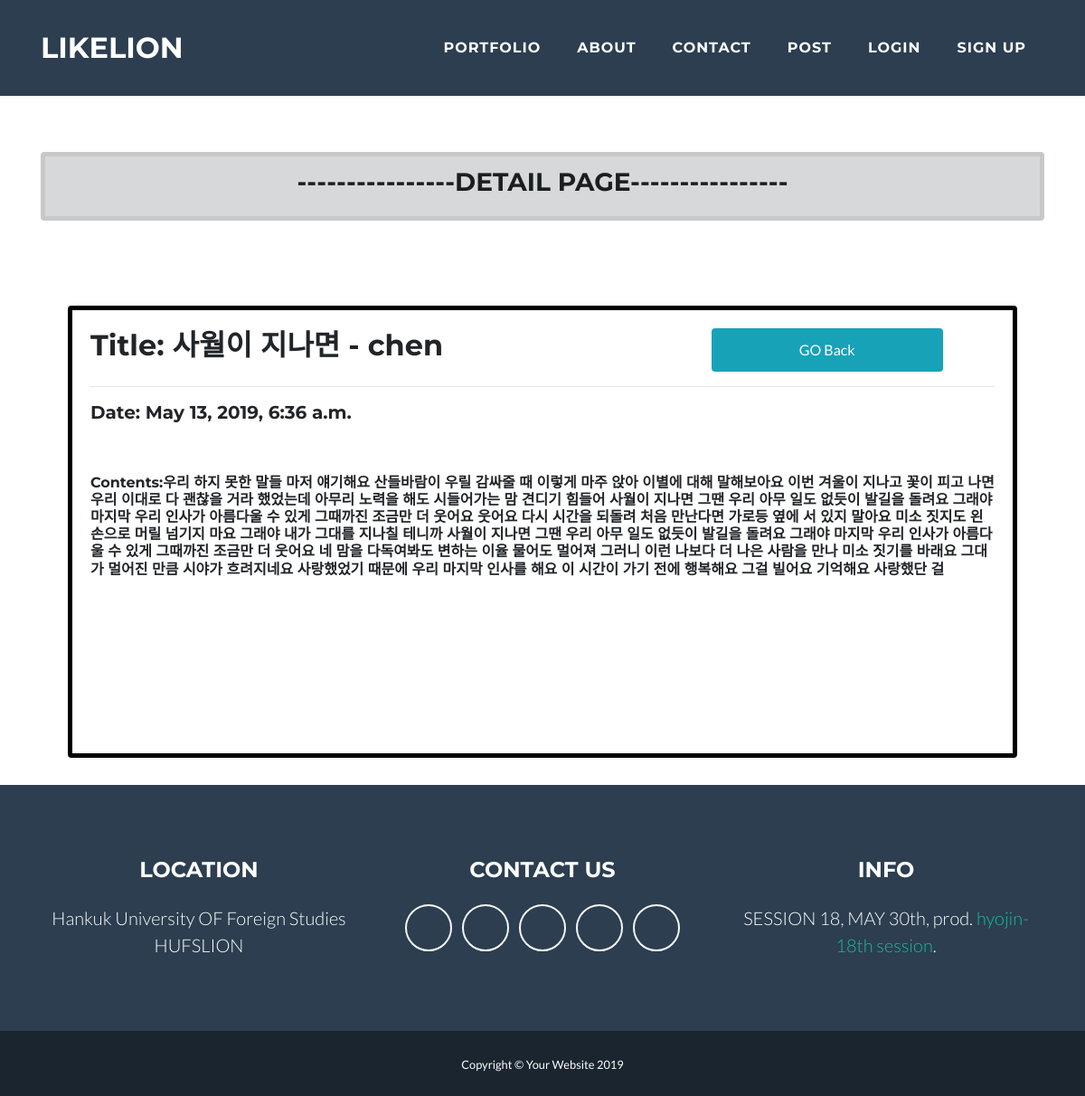
The app's page /blog/5 with its own data.
### blogapp/models.py (models this page shows, shortened)
class Blog(models.Model):
    title = models.CharField(max_length=200)
    pub_date = models.DateTimeField('data published')
    body = models.TextField()

### blogapp/views.py (the view)
# urls.py: path('<int:blog_id>', views.detail, name="detail"),
def detail(request, blog_id):
    details = get_object_or_404(Blog, pk=blog_id)#몇번객체
    return render(request, 'detail.html', {'details':details})

### blogapp/templates/detail.html (shortened to what this page needs)
{% extends 'base.html'%}
{% block contents %}
<br><br><br><br><br><br><br>
        <div class="container">
            <div class="alert alert-dark" role="alert" style="text-align: center; border-width: 5px;">
                    <h3>----------------DETAIL PAGE----------------</h3>
            </div>
            <br><br>
            <div class="card" style="border-color: black; border-width: 5px; height: 500px; margin: 30px;">
                <div class="card-body" >
                    <div class="row">
                        <div class="col-lg-8">
                            <h2>Title: {{details.title}}</h2>
                        </div>
                        <div class="col-lg-4">
                            <a href="{% url 'home' %}"><button type="button" class="btn btn-info" style="width: 16em; height: 3em;">GO Back</button></a>
                        </div>
                    </div>
                    <hr>
                    <h5>Date: {{details.pub_date}}</h5>
                    <br><br>
                    <h6>Contents:{{details.body}}</h6>
                </div>
            </div>
        </div>
{% endblock %}

### records on screen
Blog: title "사월이 지나면 - chen", pub_date "May 13, 2019, 6:36 a.m.", body "우리 하지 못한 말들 마저 얘기해요 산들바람이 우릴 감싸줄 때 이렇게 마주 앉아 이별에 대해 말해보아요 이번 겨울이 지나고 꽃이 피고 나면 우리 이대로 다 괜찮을 거라 했었는데 아무리 노력을 해도 시들어가는 맘 견디기 힘들어 사월이 지나면 그땐 우리 아무 일도 없듯이 발길을 돌려요 그래야 마지막 우리 인사가 아름다울 수 있게 그때까진 조금만 더 웃어요 웃어요 다시 시간을 되돌려 처음 만난다면 가로등 옆에 서 있지 말아요 미소 짓지도 왼손으로 머릴 넘기지 마요 그래야 내가 그대를 지나칠 테니까 사월이 지나면 그땐 우리 아무 일도 없듯이 발길을 돌려요 그래야 마지막 우리 인사가 아름다울 수 있게 그때까진 조금만 더 웃어요 네 맘을 다독여봐도 변하는 이율 물어도 멀어져 그러니 이런 나보다 더 나은 사람을 만나 미소 짓기를 바래요 그대가 멀어진 만큼 시야가 흐려지네요 사랑했었기 때문에 우리 마지막 인사를 해요 이 시간이 가기 전에 행복해요 그걸 빌어요 기억해요 사랑했단 걸"
